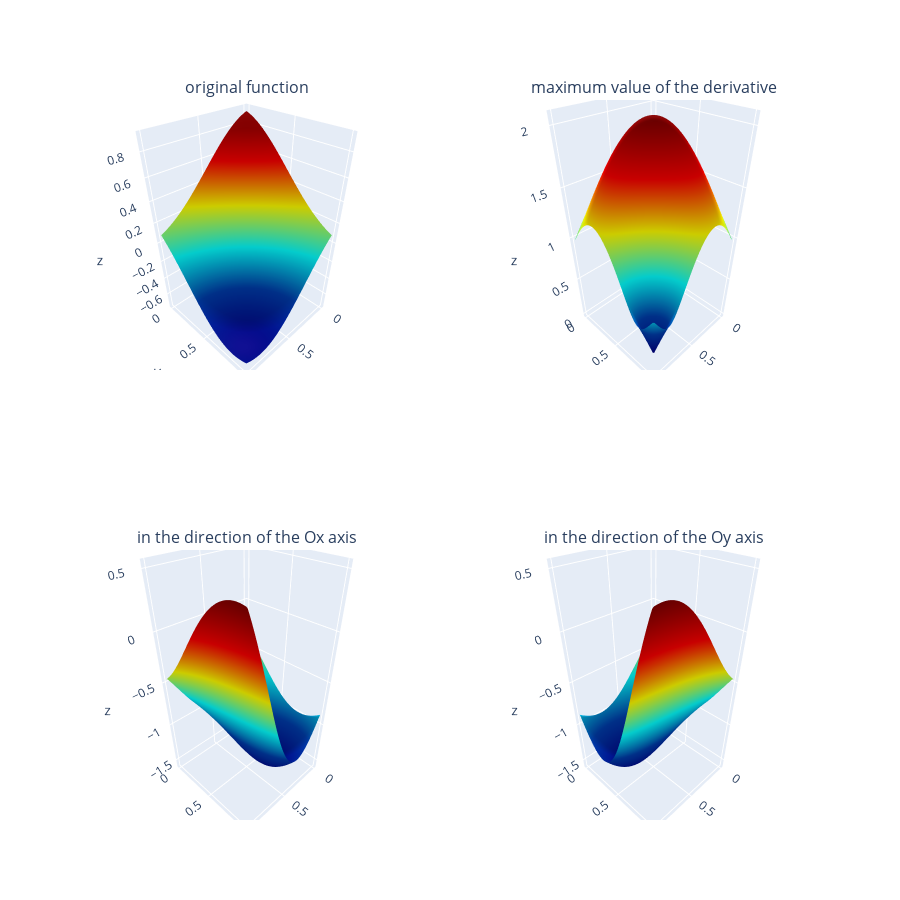

Here is the notebook cell this chart was saved with:
### Markdown cell above
Для наглядности строим трёхмерный график

### Code cell
fig = make_subplots(rows=2, cols=2,
    specs=[[{'type': 'surface'}, {'type': 'surface'}],
           [{'type': 'surface'}, {'type': 'surface'}]],
    subplot_titles=('original function', 'maximum value of the derivative',
                    'in the direction of the Ox axis',
                    'in the direction of the Oy axis'))

fig.add_trace(
    go.Surface(x=x, y=y, z=z.T, colorscale='jet', showscale=False),
    row=1, col=1)
    
fig.add_trace(
    go.Surface(x=x, y=y, z=((dzdi**2+dzdj**2)**0.5).T, colorscale='jet', showscale=False),
    row=1, col=2)
    
fig.add_trace(
    go.Surface(x=x, y=y, z=dzdi.T, colorscale='jet', showscale=False),
    row=2, col=1)
    
fig.add_trace(
    go.Surface(x=x, y=y, z=dzdj.T, colorscale='jet', showscale=False),
    row=2, col=2)
    
fig.update_layout(height=900,width=900)

fig.show()
